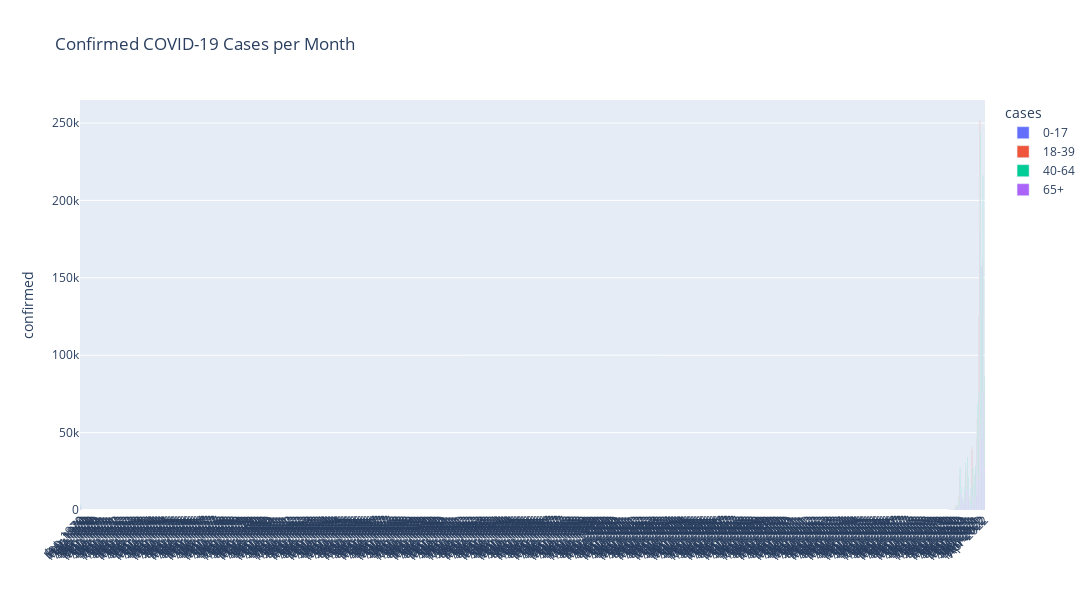

Notebook cell for this chart:
### Code cell
fig = px.bar(
    data_frame=melted,
    x="year_month",
    y="confirmed",
    color="cases",
    title="Confirmed COVID-19 Cases per Month",
)

fig.update_layout(
    barmode="group",
    xaxis=dict(dtick="M1", tickformat="%b-%Y", tickangle=-45, title=""),
    width=1200,
    height=600,
)

fig.show()

### Figure 1 — Plotly figure (JSON) as saved in the notebook; plotly's stock layout.template omitted (floating-point values rounded to 4 significant figures)
{"data": [{"alignmentgroup": "True", "hovertemplate": "cases=0-17<br>year_month=%{x}<br>confirmed=%{y}<extra></extra>", "legendgroup": "0-17", "marker": {"color": "#636efa", "pattern": {"shape": ""}}, "name": "0-17", "offsetgroup": "0-17", "orientation": "v", "showlegend": true, "textposition": "auto", "type": "bar", "x": [0, "2020-02", "2020-03", "2020-04", "2020-05", "2020-06", "2020-07", "2020-08", "2020-09", "2020-10", "2020-11", "2020-12", "2021-01", "2021-02", "2021-03", "2021-04", "2021-05", "2021-06", "2021-07", "2021-08", "2021-09", "2021-10", "2021-11", "2021-12", "2022-01", "2022-02", "2022-03", "2022-04"], "xaxis": "x", "y": [1808, 0, 0, 57, 60, 39, 77, 336, 597, 1646, 3769, 1486, 1396, 3647, 5818, 6802, 8659, 3212, 13719, 18993, 16467, 22685, 46438, 52370, 179679, 157502, 154105, 54224], "yaxis": "y"}, {"alignmentgroup": "True", "hovertemplate": "cases=18-39<br>year_month=%{x}<br>confirmed=%{y}<extra></extra>", "legendgroup": "18-39", "marker": {"color": "#EF553B", "pattern": {"shape": ""}}, "name": "18-39", "offsetgroup": "18-39", "orientation": "v", "showlegend": true, "textposition": "auto", "type": "bar", "x": [0, "2020-02", "2020-03", "2020-04", "2020-05", "2020-06", "2020-07", "2020-08", "2020-09", "2020-10", "2020-11", "2020-12", "2021-01", "2021-02", "2021-03", "2021-04", "2021-05", "2021-06", "2021-07", "2021-08", "2021-09", "2021-10", "2021-11", "2021-12", "2022-01", "2022-02", "2022-03", "2022-04"], "xaxis": "x", "y": [2046, 0, 0, 269, 112, 144, 371, 3054, 3118, 8721, 21681, 9703, 5804, 10546, 23623, 27295, 20082, 8587, 39117, 40768, 22509, 25212, 59669, 125202, 251631, 128463, 162818, 85316], "yaxis": "y"}, {"alignmentgroup": "True", "hovertemplate": "cases=40-64<br>year_month=%{x}<br>confirmed=%{y}<extra></extra>", "legendgroup": "40-64", "marker": {"color": "#00cc96", "pattern": {"shape": ""}}, "name": "40-64", "offsetgroup": "40-64", "orientation": "v", "showlegend": true, "textposition": "auto", "type": "bar", "x": [0, "2020-02", "2020-03", "2020-04", "2020-05", "2020-06", "2020-07", "2020-08", "2020-09", "2020-10", "2020-11", "2020-12", "2021-01", "2021-02", "2021-03", "2021-04", "2021-05", "2021-06", "2021-07", "2021-08", "2021-09", "2021-10", "2021-11", "2021-12", "2022-01", "2022-02", "2022-03", "2022-04"], "xaxis": "x", "y": [3323, 0, 0, 348, 105, 191, 427, 1644, 3019, 7053, 27794, 14583, 7562, 14463, 31070, 34036, 22005, 6796, 15389, 27169, 21947, 28793, 68064, 75763, 244034, 150755, 216121, 86531], "yaxis": "y"}, {"alignmentgroup": "True", "hovertemplate": "cases=65+<br>year_month=%{x}<br>confirmed=%{y}<extra></extra>", "legendgroup": "65+", "marker": {"color": "#ab63fa", "pattern": {"shape": ""}}, "name": "65+", "offsetgroup": "65+", "orientation": "v", "showlegend": true, "textposition": "auto", "type": "bar", "x": [0, "2020-02", "2020-03", "2020-04", "2020-05", "2020-06", "2020-07", "2020-08", "2020-09", "2020-10", "2020-11", "2020-12", "2021-01", "2021-02", "2021-03", "2021-04", "2021-05", "2021-06", "2021-07", "2021-08", "2021-09", "2021-10", "2021-11", "2021-12", "2022-01", "2022-02", "2022-03", "2022-04"], "xaxis": "x", "y": [1576, 0, 0, 195, 61, 86, 141, 502, 864, 1996, 10958, 7469, 3405, 5458, 11898, 13102, 6465, 1581, 2743, 7959, 6941, 9712, 22561, 18610, 54519, 44212, 75716, 27262], "yaxis": "y"}], "layout": {"barmode": "group", "height": 600, "legend": {"title": {"text": "cases"}, "tracegroupgap": 0}, "title": {"text": "Confirmed COVID-19 Cases per Month"}, "width": 1200, "xaxis": {"anchor": "y", "domain": [0, 1], "dtick": "M1", "tickangle": -45, "tickformat": "%b-%Y", "title": {"text": ""}}, "yaxis": {"anchor": "x", "domain": [0, 1], "title": {"text": "confirmed"}}}}
